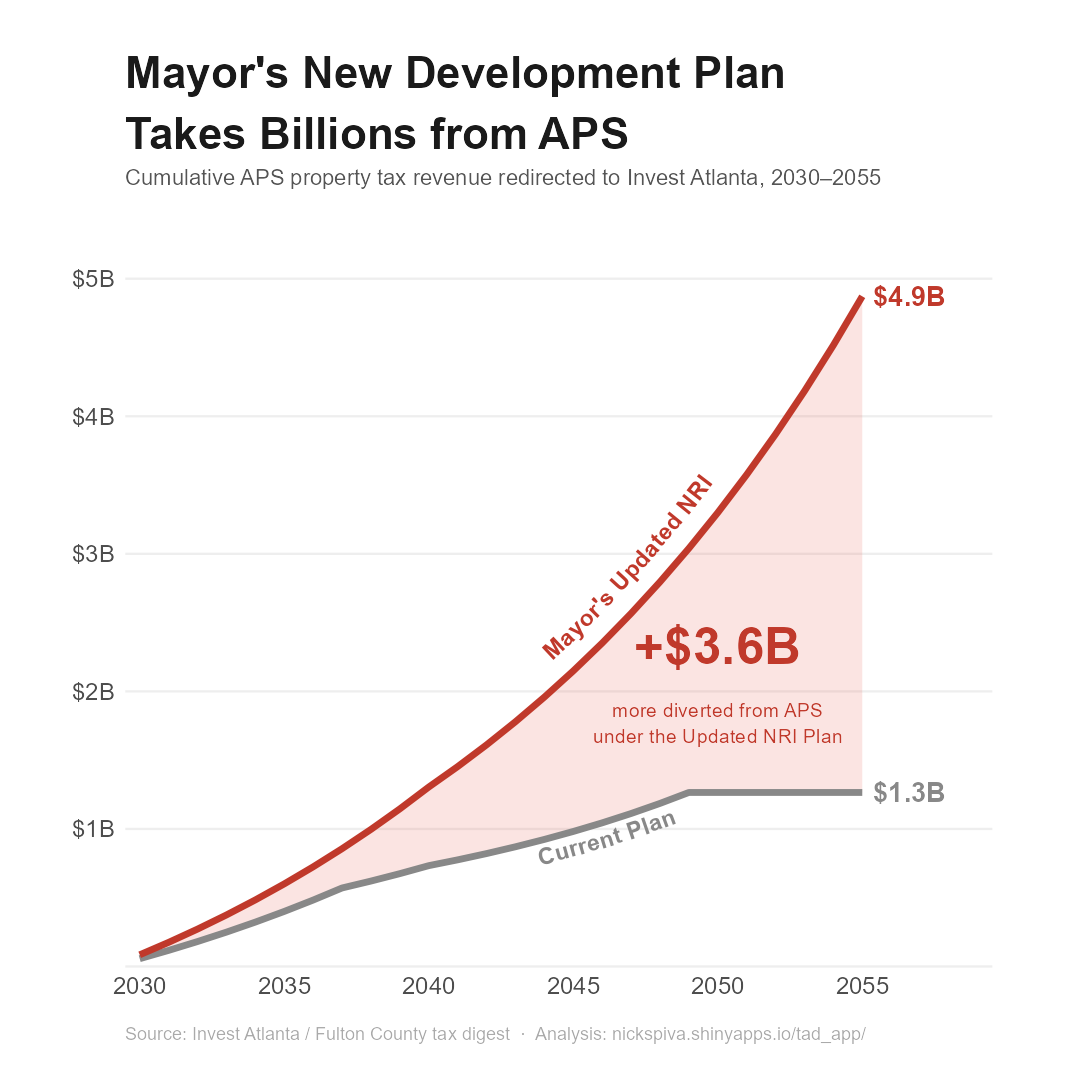

Here is the R script that generated this plot:
# ============================================================
# social/diversion_chart.R
#
# Generates a 1080×1080 social-media version of the cumulative
# revenue diversion chart (Instagram / Bluesky).
#
# HOW TO RUN from project root in Positron / RStudio:
#   withr::with_dir(
#     "posts/shiny-practice/tad_app",
#     source("social/diversion_chart.R")
#   )
#
# Output: posts/shiny-practice/tad_app/social/diversion_chart.png
# ============================================================

library(dplyr)
library(tidyr)
library(ggplot2)
library(scales)
library(geomtextpath)

# Source app data — uses precomputed RDS cache if present
source("R/data.R")

# ── Data prep ─────────────────────────────────────────────
# Use Historic TAD Growth (default view). Drop Mayor's Original NRI.
dd <- diversion_list[["tad"]] |>
  filter(year >= 2030) |>
  group_by(scenario) |>
  mutate(cumulative = cumsum(annual)) |>
  ungroup() |>
  filter(grepl("Current Plan|Updated NRI", as.character(scenario))) |>
  mutate(scenario = as.character(scenario))

# Wide form for ribbon (ymin = Current Plan, ymax = Updated NRI)
ribbon_df <- dd |>
  select(year, scenario, cumulative) |>
  pivot_wider(names_from = scenario, values_from = cumulative) |>
  rename(cp = `Current Plan`, nri = `Mayor's Updated NRI`)

# Key stats
gap_2055 <- ribbon_df |>
  filter(year == 2055) |>
  mutate(gap = nri - cp) |>
  pull(gap)

gap_label <- dollar(gap_2055, scale = 1e-9, suffix = "B", accuracy = 0.1)

# Ribbon annotation: positioned at the vertical midpoint around 2044
ann_year <- 2050
ann_row <- ribbon_df |> filter(year == ann_year)
ann_mid <- (ann_row$cp + ann_row$nri) / 2

# 2055 endpoint labels
labels_2055 <- dd |>
  filter(year == 2055) |>
  mutate(lab = dollar(cumulative, scale = 1e-9, suffix = "B", accuracy = 0.1))

# ── Colors ────────────────────────────────────────────────
col_cp <- "#888888" # gray — Current Plan
col_nri <- "#c0392b" # dark red — Updated NRI
col_ribbon <- "#e74c3c" # lighter red — fill

# ── Chart ─────────────────────────────────────────────────
p <- ggplot() +

  # Red ribbon: gap between Updated NRI and Current Plan
  geom_ribbon(
    data = ribbon_df,
    aes(x = year, ymin = cp, ymax = nri),
    fill = col_ribbon,
    alpha = 0.15
  ) +

  # Current Plan — gray, label below the line
  geom_textline(
    data = filter(dd, grepl("Current Plan", scenario)),
    aes(x = year, y = cumulative, label = "Current Plan"),
    color = col_cp,
    linewidth = 1.6,
    size = 4.2,
    fontface = "bold",
    hjust = 0.68,
    gap = FALSE,
    text_smoothing = 20,
    offset = unit(-16, "pt")
  ) +

  # Mayor's Updated NRI — red, label above the line
  geom_textline(
    data = filter(dd, grepl("Updated NRI", scenario)),
    aes(x = year, y = cumulative, label = "Mayor's Updated NRI"),
    color = col_nri,
    linewidth = 1.6,
    size = 4.2,
    fontface = "bold",
    hjust = 0.68,
    gap = FALSE,
    text_smoothing = 20,
    offset = unit(7, "pt")
  ) +

  # End-of-line dollar totals at 2055
  geom_text(
    data = labels_2055,
    aes(
      x = year,
      y = cumulative,
      label = lab,
      color = scenario
    ),
    hjust = -0.15,
    vjust = 0.5,
    size = 4.8,
    fontface = "bold",
    show.legend = FALSE
  ) +

  # ── Ribbon annotation: big stat + descriptor ──────────
  # Big bold number
  annotate(
    "text",
    x = ann_year,
    y = 2.2 * 1000000000,
    label = paste0("+", gap_label),
    color = col_nri,
    size = 9,
    fontface = "bold",
    hjust = 0.5,
    vjust = 0
  ) +
  # Descriptor line
  annotate(
    "text",
    x = ann_year,
    y = ann_mid - (ann_row$nri - ann_row$cp) * 0.18,
    label = "more diverted from APS\nunder the Updated NRI Plan",
    color = col_nri,
    size = 3.5,
    hjust = 0.5,
    vjust = 1,
    lineheight = 1.1
  ) +

  scale_color_manual(
    values = c("Current Plan" = col_cp, "Mayor's Updated NRI" = col_nri),
    name = NULL
  ) +
  scale_y_continuous(
    labels = \(x) {
      ifelse(
        x == 0,
        "",
        label_dollar(scale = 1e-9, suffix = "B", accuracy = 1)(x)
      )
    },
    limits = c(0, NA),
    expand = expansion(mult = c(0, 0.1))
  ) +
  scale_x_continuous(
    breaks = seq(2030, 2055, by = 5),
    expand = expansion(add = c(0.5, 4.5))
  ) +
  coord_cartesian(clip = "off") +
  labs(
    title = "Mayor's New Development Plan\nTakes Billions from APS",
    subtitle = "Cumulative APS property tax revenue redirected to Invest Atlanta, 2030–2055",
    caption = "Source: Invest Atlanta / Fulton County tax digest  ·  Analysis: nickspiva.shinyapps.io/tad_app/",
    y = ""
  ) +
  theme_tad() +
  theme(
    legend.position = "none",
    plot.title = element_text(
      size = 22,
      face = "bold",
      lineheight = 1.15,
      color = "#1a1a1a",
      margin = margin(b = 6)
    ),
    plot.subtitle = element_text(
      size = 11,
      color = "#555555",
      margin = margin(b = 20)
    ),
    plot.caption = element_text(
      size = 9,
      color = "#aaaaaa",
      hjust = 0,
      margin = margin(t = 14)
    ),
    axis.text = element_text(size = 12),
    panel.grid.major.y = element_line(color = "#eeeeee"),
    plot.background = element_rect(fill = "white", color = NA),
    plot.margin = margin(28, 44, 18, 22)
  )

# ── Export ────────────────────────────────────────────────
# 7.5 × 7.5 in at 144 dpi = 1080 × 1080 px
out_path <- "social/diversion_chart.png"

ggsave(
  out_path,
  plot = p,
  width = 7.5,
  height = 7.5,
  dpi = 144,
  bg = "white"
)

message("Saved to: ", normalizePath(out_path))
